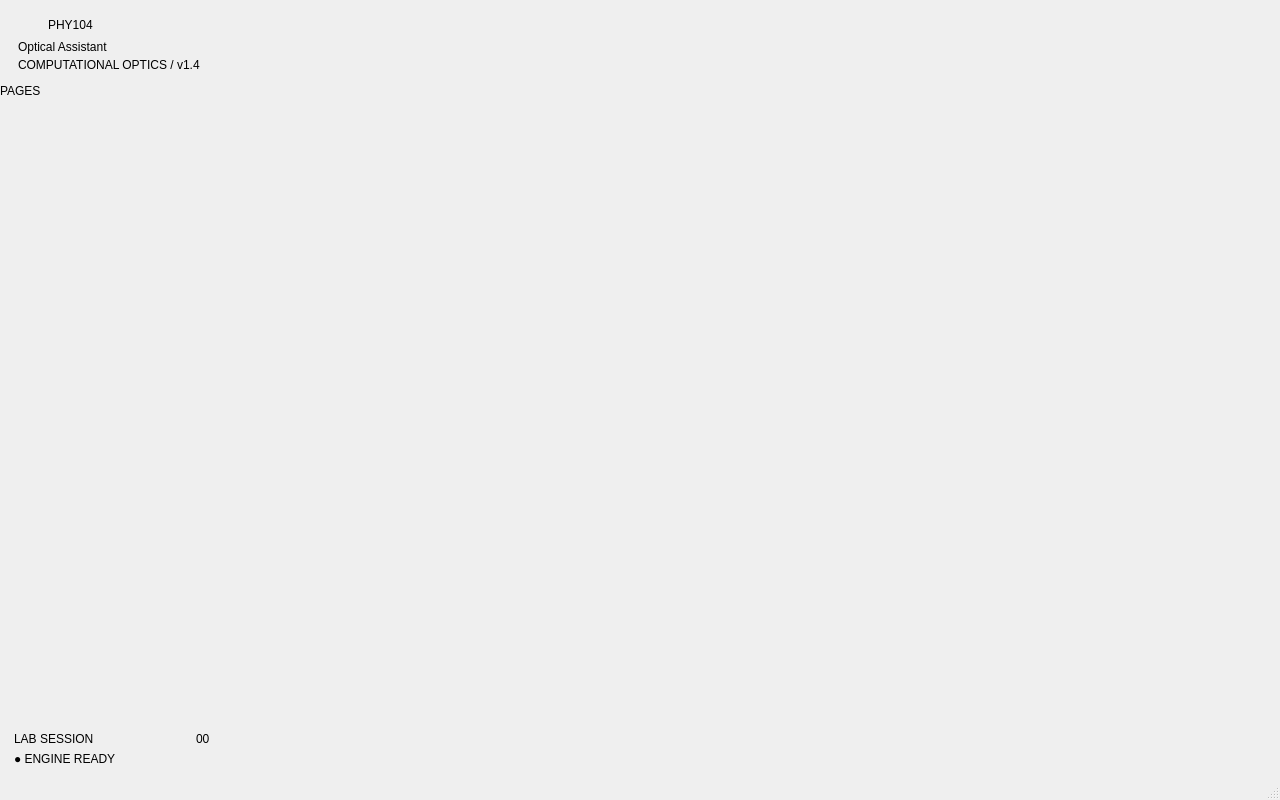
<?xml version="1.0" encoding="UTF-8"?>
<ui version="4.0">
 <class>MainWindow</class>
 <widget class="QMainWindow" name="MainWindow">
  <property name="geometry">
   <rect><x>0</x><y>0</y><width>1280</width><height>800</height></rect>
  </property>
  <property name="minimumSize">
   <size><width>1080</width><height>700</height></size>
  </property>
  <property name="windowTitle"><string/></property>
  <widget class="QWidget" name="central">
   <layout class="QHBoxLayout" name="rootLayout" stretch="0,1">
    <property name="spacing"><number>0</number></property>
    <property name="leftMargin"><number>0</number></property>
    <property name="topMargin"><number>0</number></property>
    <property name="rightMargin"><number>0</number></property>
    <property name="bottomMargin"><number>0</number></property>
    <item>
     <widget class="QFrame" name="sidebar">
      <property name="minimumSize"><size><width>224</width><height>0</height></size></property>
      <property name="maximumSize"><size><width>224</width><height>16777215</height></size></property>
      <property name="frameShape"><enum>QFrame::NoFrame</enum></property>
      <layout class="QVBoxLayout" name="sidebarLayout" stretch="0,1,0">
       <property name="spacing"><number>0</number></property>
       <property name="leftMargin"><number>0</number></property>
       <property name="topMargin"><number>0</number></property>
       <property name="rightMargin"><number>0</number></property>
       <property name="bottomMargin"><number>0</number></property>
       <item>
        <widget class="QWidget" name="sidebarBrand">
         <layout class="QVBoxLayout" name="brandLayout">
          <property name="spacing"><number>4</number></property>
          <property name="leftMargin"><number>18</number></property>
          <property name="topMargin"><number>14</number></property>
          <property name="rightMargin"><number>16</number></property>
          <property name="bottomMargin"><number>12</number></property>
          <item>
           <layout class="QHBoxLayout" name="brandRowLayout">
            <property name="spacing"><number>8</number></property>
            <property name="leftMargin"><number>0</number></property>
            <property name="topMargin"><number>0</number></property>
            <property name="rightMargin"><number>0</number></property>
            <property name="bottomMargin"><number>0</number></property>
            <item>
             <widget class="QLabel" name="brandIconLabel">
              <property name="minimumSize"><size><width>22</width><height>22</height></size></property>
              <property name="maximumSize"><size><width>22</width><height>22</height></size></property>
              <property name="text"><string/></property>
             </widget>
            </item>
            <item>
             <widget class="QLabel" name="brandName">
              <property name="text"><string>PHY104</string></property>
             </widget>
            </item>
            <item><spacer name="brandRowSpacer"><property name="orientation"><enum>Qt::Horizontal</enum></property><property name="sizeHint" stdset="0"><size><width>40</width><height>20</height></size></property></spacer></item>
           </layout>
          </item>
          <item><widget class="QLabel" name="brandProduct"><property name="text"><string>Optical Assistant</string></property></widget></item>
          <item><widget class="QLabel" name="brandMeta"><property name="text"><string>COMPUTATIONAL OPTICS / v1.4</string></property><property name="wordWrap"><bool>false</bool></property></widget></item>
         </layout>
        </widget>
       </item>
       <item>
        <widget class="QScrollArea" name="navigationScroll">
         <property name="frameShape"><enum>QFrame::NoFrame</enum></property>
         <property name="widgetResizable"><bool>true</bool></property>
         <property name="horizontalScrollBarPolicy"><enum>Qt::ScrollBarAlwaysOff</enum></property>
         <widget class="QWidget" name="navigationContents">
          <property name="geometry"><rect><x>0</x><y>0</y><width>224</width><height>480</height></rect></property>
          <layout class="QVBoxLayout" name="navigationContentsLayout">
           <property name="spacing"><number>0</number></property>
           <property name="leftMargin"><number>0</number></property>
           <property name="topMargin"><number>0</number></property>
           <property name="rightMargin"><number>0</number></property>
           <property name="bottomMargin"><number>0</number></property>
           <item><widget class="QLabel" name="navSection"><property name="text"><string>PAGES</string></property></widget></item>
           <item>
            <widget class="QWidget" name="navigationItems">
             <layout class="QVBoxLayout" name="navigationItemsLayout">
              <property name="spacing"><number>2</number></property>
              <property name="leftMargin"><number>12</number></property>
              <property name="topMargin"><number>0</number></property>
              <property name="rightMargin"><number>12</number></property>
              <property name="bottomMargin"><number>0</number></property>
             </layout>
            </widget>
           </item>
           <item><spacer name="navigationSpacer"><property name="orientation"><enum>Qt::Vertical</enum></property><property name="sizeHint" stdset="0"><size><width>20</width><height>40</height></size></property></spacer></item>
          </layout>
         </widget>
        </widget>

       </item>
       <item>
        <widget class="QWidget" name="sidebarFooter">
         <layout class="QVBoxLayout" name="footerLayout">
          <property name="spacing"><number>3</number></property>
          <property name="leftMargin"><number>14</number></property>
          <property name="topMargin"><number>9</number></property>
          <property name="rightMargin"><number>14</number></property>
          <property name="bottomMargin"><number>12</number></property>
          <item>
           <layout class="QHBoxLayout" name="sessionRowLayout">
            <property name="leftMargin"><number>0</number></property><property name="topMargin"><number>0</number></property><property name="rightMargin"><number>0</number></property><property name="bottomMargin"><number>0</number></property>
            <item><widget class="QLabel" name="sidebarMeta"><property name="text"><string>LAB SESSION</string></property></widget></item>
            <item><spacer name="sessionRowSpacer"><property name="orientation"><enum>Qt::Horizontal</enum></property><property name="sizeHint" stdset="0"><size><width>40</width><height>20</height></size></property></spacer></item>
            <item><widget class="QLabel" name="sidebarCount"><property name="text"><string>00</string></property></widget></item>
           </layout>
          </item>
          <item><widget class="QLabel" name="engineReady"><property name="text"><string>● ENGINE READY</string></property></widget></item>
         </layout>
        </widget>
       </item>
      </layout>
     </widget>
    </item>
    <item>
     <widget class="QStackedWidget" name="pageStack">
      <property name="currentIndex"><number>-1</number></property>
     </widget>

    </item>
   </layout>
  </widget>
  <widget class="QStatusBar" name="statusbar"/>
 </widget>
 <resources/>
 <connections/>
</ui>
